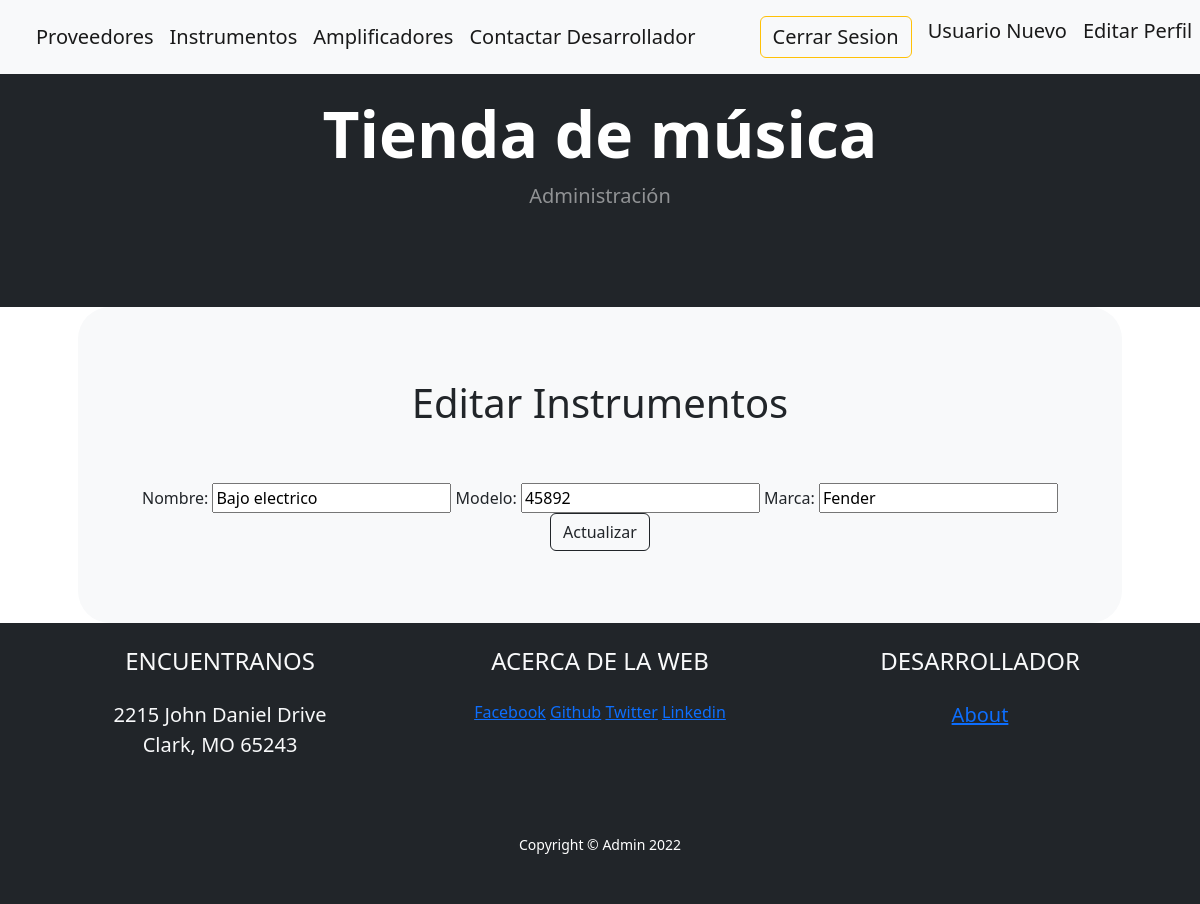
The page /app-tienda-musical/editar-instrumento/2 (signed in) on the database its author committed.
### AppTiendaMusical/models.py (models this page shows)
class Instrumento(models.Model):
    nombre = models.CharField(max_length=50)
    modelo = models.IntegerField()
    marca = models.CharField(max_length=50)

### AppTiendaMusical/views.py (the view)
# urls.py: path('editar-instrumento/<int:id>', editarInstrumento, name="EditarInstrumento"),
@login_required
def editarInstrumento(request, id):
    instrumento = Instrumento.objects.get(id=id)
    if request.method == "POST":
        formulario_instrumento = AgregarInstrumento(request.POST)
        if formulario_instrumento.is_valid():
            data = formulario_instrumento.cleaned_data
            instrumento.nombre = data["nombre"]
            instrumento.modelo = data["modelo"]
            instrumento.marca = data["marca"]
            instrumento.save()
            lista_instrumentos = Instrumento.objects.all()
            return render(request, "Instrumento.html", {"instrumentos": lista_instrumentos})
    else:
        formulario_instrumento = AgregarInstrumento(initial= {
            "nombre": instrumento.nombre,
            "modelo": instrumento.modelo,
            "marca": instrumento.marca,
        })
        return render(request, "EditarInstrumento.html", {"formulario_instrumento": formulario_instrumento, "id": instrumento.id})

### AppTiendaMusical/forms.py
class AgregarInstrumento(forms.Form):
    nombre = forms.CharField()
    modelo = forms.IntegerField()
    marca = forms.CharField()

### AppTiendaMusical/Templates/EditarInstrumento.html
{% extends 'Inicio.html' %}
{% load static %}
{% block ListaDeContenidos %}
<div class="container px-lg-5">
    <div class="p-5 p-lg-7 bg-light rounded-5 text-center">
        <div class="m-6 m-lg-8">
            <form action="{% url 'EditarInstrumento' id %}" method="POST">{% csrf_token %}
            <h1 style="text-align: center" class="py-4">Editar Instrumentos</h1>
            <div style="text-align: center" class="py-4">
                {{ formulario_instrumento.as_table }}
                <input type="submit" value="Actualizar" class="btn btn-outline-dark mt-auto"/>
            </div>
            </form>
        </div>
    </div>
</div>
{% endblock ListaDeContenidos %}

### rows shown on the page
Instrumento: nombre "Bajo electrico", modelo "45892", marca "Fender"
